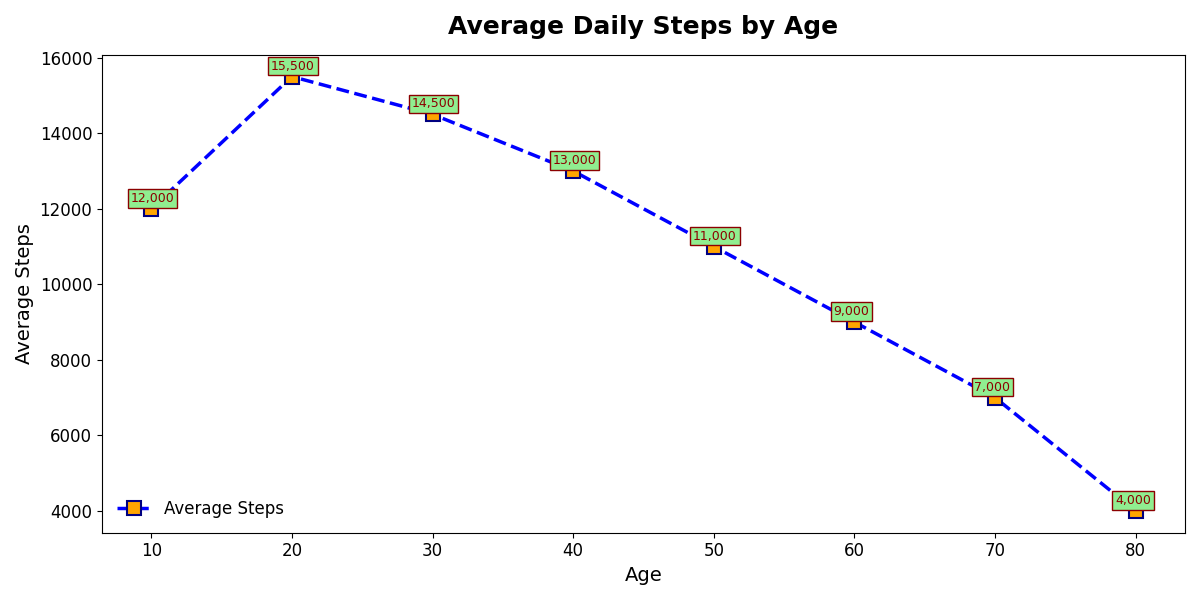

This figure's Python source:
import matplotlib.pyplot as plt
import numpy as np

age_groups = np.array([10, 20, 30, 40, 50, 60, 70, 80])
average_steps = np.array([12000, 15500, 14500, 13000, 11000, 9000, 7000, 4000])

fig, ax = plt.subplots(figsize=(12, 6))

# Applying new set of colors
ax.plot(age_groups, average_steps, 's--', color='blue', linestyle='--', linewidth=2.5, markersize=10,
        markerfacecolor='orange', markeredgewidth=1.5, markeredgecolor='navy', label='Average Steps')
ax.set_title("Average Daily Steps by Age", fontsize=18, fontweight='bold', pad=15)
ax.set_xlabel("Age", fontsize=14)
ax.set_ylabel("Average Steps", fontsize=14)

for i in range(age_groups.size):
    ax.annotate(f'{average_steps[i]:,.0f}', xy=(age_groups[i], average_steps[i]), xytext=(-15, 5),
                textcoords='offset points', fontsize=9, color='darkred', bbox=dict(facecolor='lightgreen', edgecolor='darkred', pad=2))

ax.grid(False)
ax.tick_params(axis='both', which='major', labelsize=12)
ax.legend(loc='lower left', fontsize=12, frameon=False)

plt.tight_layout()
plt.show()
